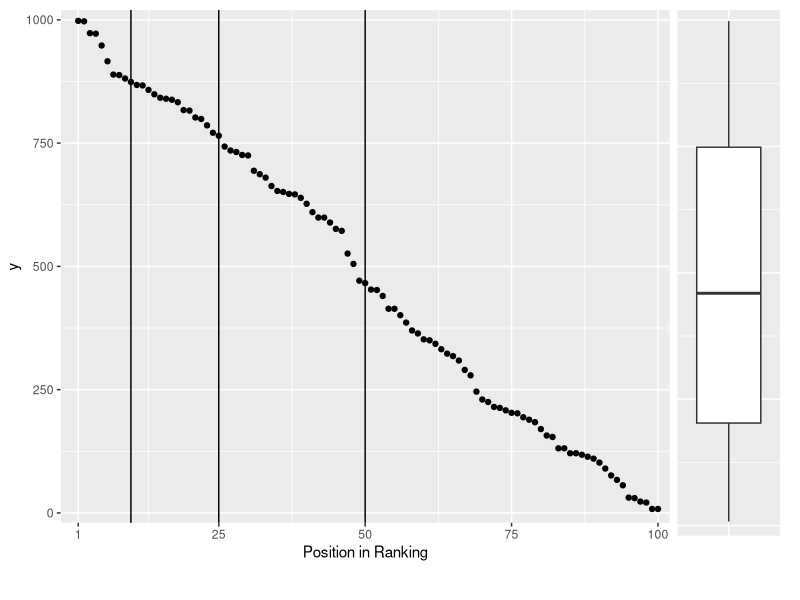

Write R code to recreate this figure.
#FIRST FIGURE

library(ggplot2)
library(grid)
library(gtable)

y <- sample(1:1000,100,replace=T)
y <- y[order(y,decreasing=TRUE)]

data <- data.frame(y=y)

p1 <- ggplot(data,aes(x=seq(1,100,by=1),y=y)) + geom_point() + geom_vline(xintercept=10) + geom_vline(xintercept=25) + geom_vline(xintercept=50) + xlab("Position in Ranking") + ylab("y") + scale_x_continuous(expand=c(0,0), breaks=c(1,25,50,75,100)) + scale_y_continuous(expand=c(0,0)) + expand_limits(y=-20) + expand_limits(y=1020) + expand_limits(x=-2) + expand_limits(x=102) + theme(plot.margin = unit(c(0.5, 0.2, 0.5, 0.3), "lines"))
p2 <- ggplot(data,aes(x=factor(1),y=y)) + geom_boxplot() + scale_y_continuous(expand = c(0, 0)) + expand_limits(y=c(-20,1020)) + theme(axis.text = element_blank(), axis.title = element_blank(), axis.ticks = element_blank(), plot.margin = unit(c(0.5, 1, 1.6, 0), "lines")) + xlab("Position")

gt1 <- ggplot_gtable(ggplot_build(p1))
gt2 <- ggplot_gtable(ggplot_build(p2))

maxWidth <- unit.pmax(gt1$widths[2:3], gt2$widths[2:3])

gt <- gtable(widths = unit(c(8, 1.5), "null"), height = unit(c(20,1), "null"))
gt <- gtable_add_grob(gt, gt1, 1, 1)
gt <- gtable_add_grob(gt, gt2, 1, 2)
gt1$widths[2:3] <- as.list(maxWidth)
gt2$widths[2:3] <- as.list(maxWidth)

plot(gt)